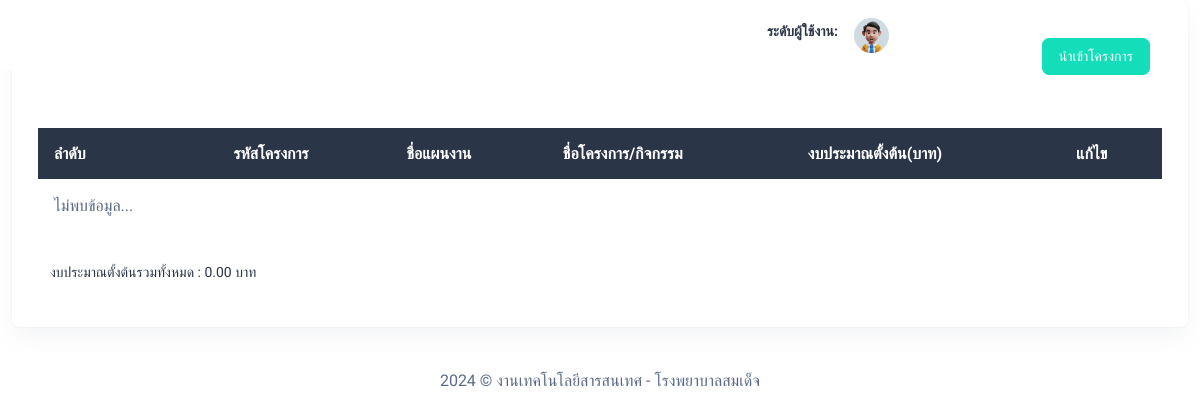
/project-import-plan.php, run on an earlier commit of the app's database.
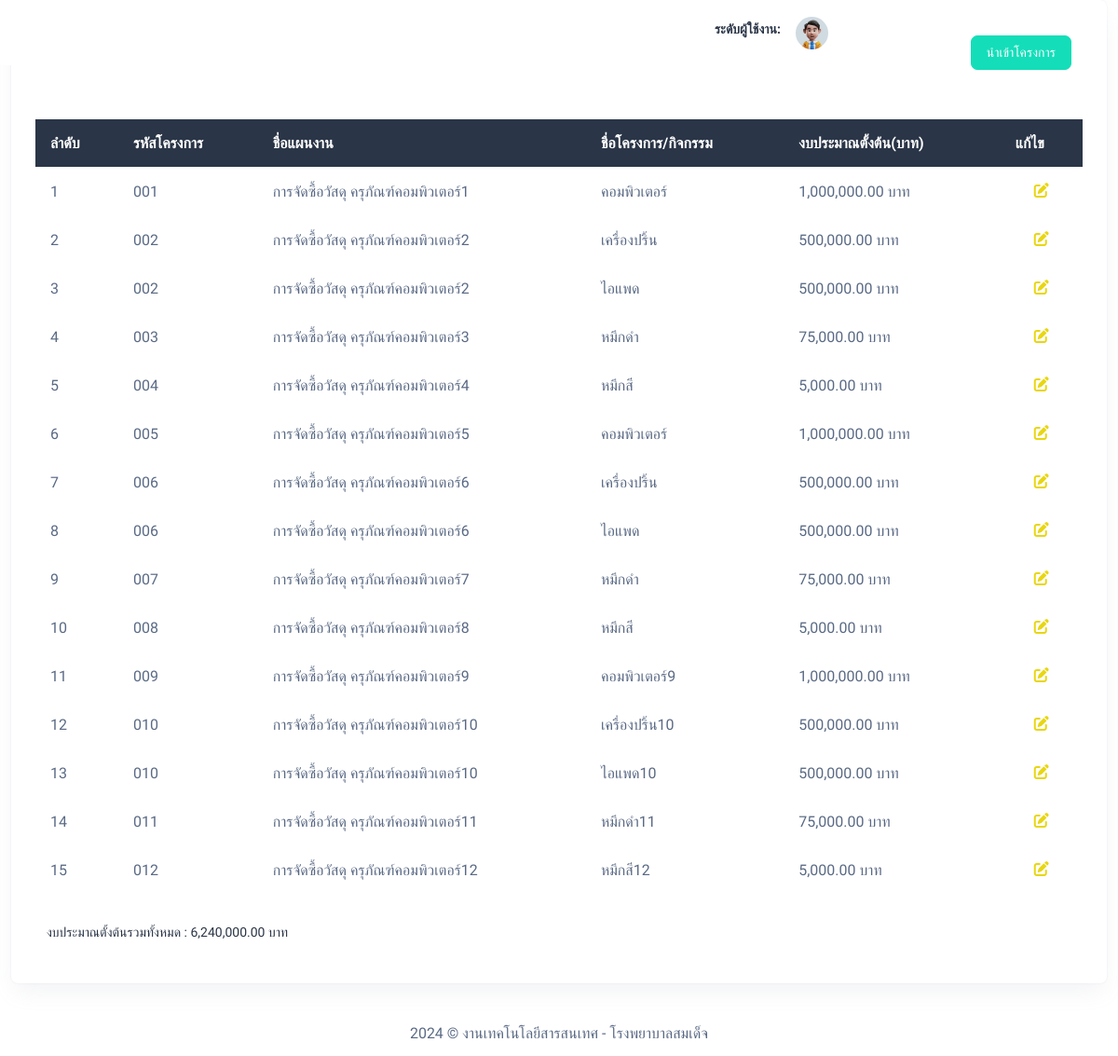
And on a later commit of the database.
### tables this page shows
CREATE TABLE `project`  (
  `project_id` int NOT NULL AUTO_INCREMENT,
  `project_plan` varchar(255) NOT NULL COMMENT 'plan_name',
  `project_name` varchar(255) NOT NULL COMMENT 'project_name',
  `project_budget` double NOT NULL COMMENT 'budget',
  `project_status` varchar(255) NOT NULL COMMENT 'status',
  `created` datetime NOT NULL,
  `modified` datetime NOT NULL,
  `plan_code` varchar(255) NOT NULL,
  `user_id_import` int NOT NULL,
  `user_id_edit` int NOT NULL,
  PRIMARY KEY (`project_id`) USING BTREE
);

### project-import-plan.php (the view, shortened to what this page needs)
<?php
include('./db/connect.php');
$sql = "SELECT SUM(project_budget) FROM project ";
$result = $conn->query($sql);
$row_sum_total = mysqli_fetch_array($result);
?>
<?php include('./include/head.php') ?>
<?php include('./include/header.php') ?>
<div class="container-fluid">
    <div class="card">
        <div class="card-body">
            <div class="row p-2">
                <div class="col-md-12 head mb-2">
                    <div class="float-end">
                        <a href="javascript:void(0);" class="btn btn-success" onclick="formToggle('importFrm');"><i class="plus"></i> นำเข้าโครงการ</a>
                    </div>
                </div>
                <table id="example" class="table table-hover" style="margin-top: 4%; width: 100%; border-color: #fff;">
                    <thead class="table-dark">
                        <tr>
                            <th>ลำดับ</th>
                            <th>รหัสโครงการ</th>
                            <th>ชื่อแผนงาน</th>
                            <th>ชื่อโครงการ/กิจกรรม</th>
                            <th>งบประมาณตั้งต้น(บาท)</th>
                            <th>แก้ไข</th>
                        </tr>
                    </thead>
                    <tbody>
                        <?php
                        $result = $conn->query("SELECT * FROM project WHERE project_status='อนุมัติ' ORDER BY project_id ASC");
                        if ($result->num_rows > 0) {
                            $i = 0;
                            while ($row = $result->fetch_assoc()) {
                                $i++;
                        ?>
                                <tr>
                                    <td><?php echo $i; ?></td>
                                    <td><?php echo $row['plan_code']; ?></td>
                                    <td><?php echo $row['project_plan']; ?></td>
                                    <td><?php echo $row['project_name']; ?></td>
                                    <td><?php $budget = $row['project_budget'];
                                        echo number_format($budget, 2) ?> บาท</td>
                                    <td class="text-center"><a href="project_edit.php?p_id=<?php echo $row['project_id'] ?>"><i class="fa-solid fa-pen-to-square" style="color: #e8d611;"></i></a></td>
                                </tr>
                            <?php }
                        } else { ?>
                            <tr>
                                <td>ไม่พบข้อมูล...</td>
                                <td></td>
                                <td></td>
                                <td></td>
                                <td></td>
                            </tr>
                        <?php } ?>
                    </tbody>
                </table>
                <div class="row mt-3">
                    <div class="col-md-12">
                        <h6>งบประมาณตั้งต้นรวมทั้งหมด : <?php $total = $row_sum_total[0];
                                                        echo number_format($total, 2) ?> บาท</h6>
                    </div>
                </div>
            </div>
        </div>
    </div>
</div>
</body>
<?php include('./include/footer.php') ?>
<?php include('./include/datatable.php') ?>

### include/head.php (shortened to what this page needs)
<!DOCTYPE html>
<html lang="en">
<head>
    <link href="https://cdn.jsdelivr.net/npm/bootstrap@5.0.2/dist/css/bootstrap.min.css" rel="stylesheet">
    <link rel="stylesheet" href="https://cdnjs.cloudflare.com/ajax/libs/font-awesome/6.4.2/css/all.min.css" />
    <link href="https://unpkg.com/aos@2.3.1/dist/aos.css" rel="stylesheet">
    <link rel="stylesheet" href="./assets/css/styles.min.css" />
</head>
<body>
    <div class="page-wrapper" id="main-wrapper" data-layout="vertical" data-navbarbg="skin6" data-sidebartype="full" data-sidebar-position="fixed" data-header-position="fixed">

### include/header.php (shortened to what this page needs)
<header class="app-header">
    <nav class="navbar navbar-expand-lg navbar-light">
        <div class="navbar-collapse justify-content-end px-0" id="navbarNav">
            <ul class="navbar-nav flex-row ms-auto align-items-center justify-content-end">
                <h6 style="font-weight: bold;">ระดับผู้ใช้งาน:</h6><h6><?php echo $_SESSION['level']?></h6>
                <li class="nav-item dropdown">
                    <a class="nav-link nav-icon-hover" href="javascript:void(0)" id="drop2" data-bs-toggle="dropdown" aria-expanded="false">
                        <img src="./assets/images/profile/user-1.jpg" alt="" width="35" height="35" class="rounded-circle">
                    </a>
                </li>
            </ul>
        </div>
    </nav>
</header>

### include/footer.php (shortened to what this page needs)
<div class="py-6 px-6 text-center">
    <p class="mb-0 fs-4">2024 © งานเทคโนโลยีสารสนเทศ - โรงพยาบาลสมเด็จ </p>
</div>
</body>
</html>
</html>

### include/datatable.php (shortened to what this page needs)
<link href="https://cdn.datatables.net/1.13.6/css/jquery.dataTables.min.css" rel="stylesheet">

What changed in the data, as far as the page shows it:
added project: plan_code "001", project_plan "การจัดซื้อวัสดุ ครุภัณฑ์คอมพิวเตอร์1", project_name "คอมพิวเตอร์", project_budget "1,000,000.00"
added project: plan_code "002", project_plan "การจัดซื้อวัสดุ ครุภัณฑ์คอมพิวเตอร์2", project_name "เครื่องปริ้น", project_budget "500,000.00"
added project: plan_code "002", project_plan "การจัดซื้อวัสดุ ครุภัณฑ์คอมพิวเตอร์2", project_name "ไอแพด", project_budget "500,000.00"
added project: plan_code "003", project_plan "การจัดซื้อวัสดุ ครุภัณฑ์คอมพิวเตอร์3", project_name "หมึกดำ", project_budget "75,000.00"
added project: plan_code "004", project_plan "การจัดซื้อวัสดุ ครุภัณฑ์คอมพิวเตอร์4", project_name "หมึกสี", project_budget "5,000.00"
added project: plan_code "005", project_plan "การจัดซื้อวัสดุ ครุภัณฑ์คอมพิวเตอร์5", project_name "คอมพิวเตอร์", project_budget "1,000,000.00"
added project: plan_code "006", project_plan "การจัดซื้อวัสดุ ครุภัณฑ์คอมพิวเตอร์6", project_name "เครื่องปริ้น", project_budget "500,000.00"
added project: plan_code "006", project_plan "การจัดซื้อวัสดุ ครุภัณฑ์คอมพิวเตอร์6", project_name "ไอแพด", project_budget "500,000.00"
added project: plan_code "007", project_plan "การจัดซื้อวัสดุ ครุภัณฑ์คอมพิวเตอร์7", project_name "หมึกดำ", project_budget "75,000.00"
added project: plan_code "008", project_plan "การจัดซื้อวัสดุ ครุภัณฑ์คอมพิวเตอร์8", project_name "หมึกสี", project_budget "5,000.00"
added project: plan_code "009", project_plan "การจัดซื้อวัสดุ ครุภัณฑ์คอมพิวเตอร์9", project_name "คอมพิวเตอร์9", project_budget "1,000,000.00"
added project: plan_code "010", project_plan "การจัดซื้อวัสดุ ครุภัณฑ์คอมพิวเตอร์10", project_name "เครื่องปริ้น10", project_budget "500,000.00"
added project: plan_code "010", project_plan "การจัดซื้อวัสดุ ครุภัณฑ์คอมพิวเตอร์10", project_name "ไอแพด10", project_budget "500,000.00"
added project: plan_code "011", project_plan "การจัดซื้อวัสดุ ครุภัณฑ์คอมพิวเตอร์11", project_name "หมึกดำ11", project_budget "75,000.00"
added project: plan_code "012", project_plan "การจัดซื้อวัสดุ ครุภัณฑ์คอมพิวเตอร์12", project_name "หมึกสี12", project_budget "5,000.00"
Also different on the page:
$total: "0.00" → "6,240,000.00"
text no longer shown: "ไม่พบข้อมูล..."
